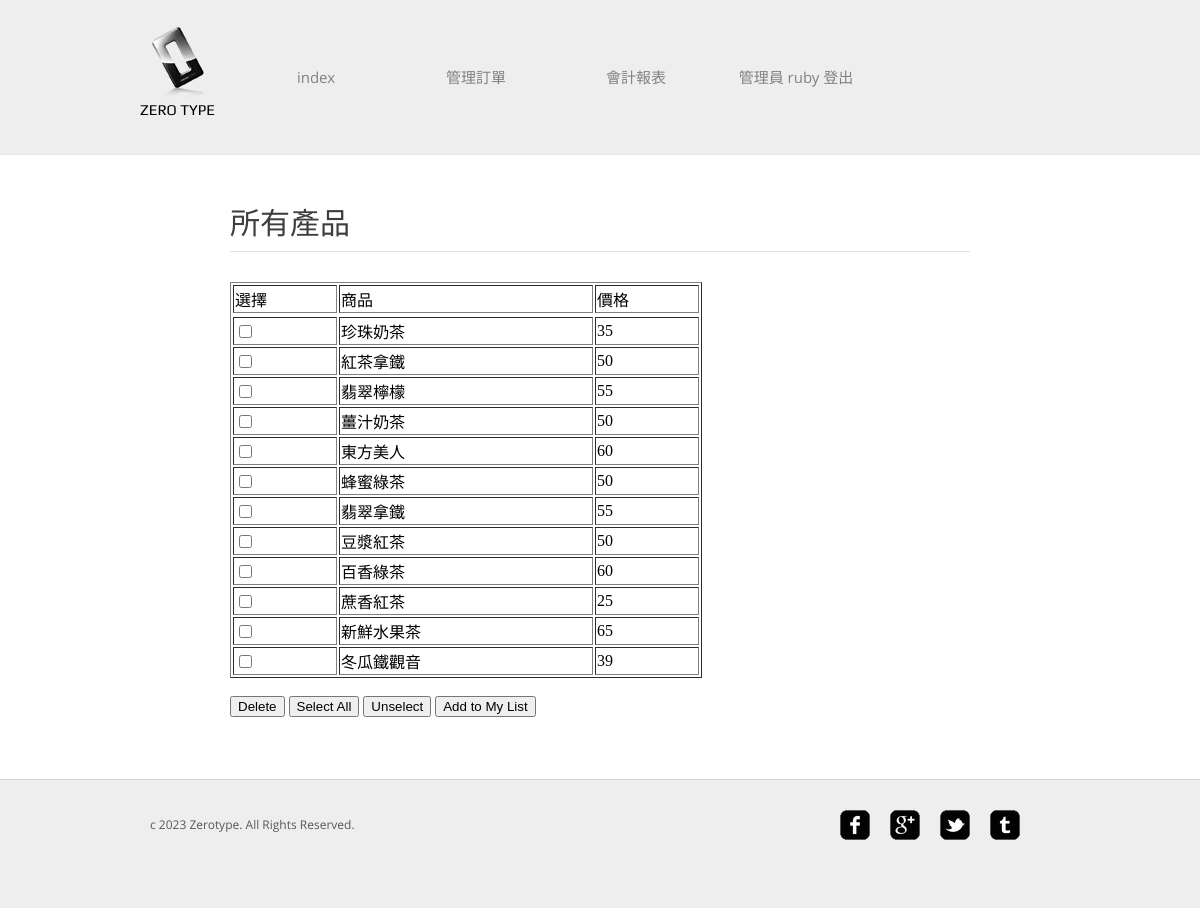
/all_product.php (signed in), run on the app's committed database.
### tables this page shows
CREATE TABLE `product` (
  `id` int(11) NOT NULL,
  `product_name` varchar(50) NOT NULL,
  `product_price` int(10) NOT NULL,
  `product_sum` int(10) NOT NULL
);

### all_product.php (the view, shortened to what this page needs)
<?php
include('head.php');
?>
<head></head>
<body>
<div id="about">
	<h1>所有產品</h1>
<table border="1">
<form action="do_product.php" method="post" name="form">
<tr>
	<td width="100px">選擇</td>
	<td width="250px">商品</td>
	<td width="100px">價格</td>
</tr>
<tr>
<?php
$sql="SELECT * FROM `product`";
$result=mysql_query($sql);
while($row=mysql_fetch_assoc($result)){
	echo "<tr>";
	echo "<td><input type=\"checkbox\" name=\"id[]\" value=\"" . $row["id"] . "\"/></td>";
	echo "<td>".$row['product_name']."</td>";
	echo "<td>".$row['product_price']."</td>";
	echo "</tr>";
}
?>
</tr>
</table>
<br>
<button type="submit" name="DelData" value="0">Delete</button>
<button type="button" id="delall" value="Select All" onClick="do_this_all()" />Select All</button>
<button type="button" id="undelall" value="Unselect" onClick="undo_this_all()" />Unselect</button>
<button type="submit" name="addToList" value="1">Add to My List</button>
</div>
</body>
<?php
include('FOOTER.php');
?>

### css/style.css (style rules this page uses)
body { background-color: #fff; font-family: 'OpenSans'; margin: 0; }
h1 { color: #3e3e3e; font-size: 30px; font-weight: normal; line-height: 30px; margin: 0 0 30px; }
#about { width: 740px; margin: 0 auto; font-family: Microsoft JhengHei; }
#about h1, .section h1 { border-bottom: 1px solid #e0e0e0; padding-bottom: 12px; font-family: Microsoft JhengHei; }

### data on the page
product: product_name "珍珠奶茶", product_price "35"
product: product_name "紅茶拿鐵", product_price "50"
product: product_name "翡翠檸檬", product_price "55"
product: product_name "薑汁奶茶", product_price "50"
product: product_name "東方美人", product_price "60"
product: product_name "蜂蜜綠茶", product_price "50"
product: product_name "翡翠拿鐵", product_price "55"
product: product_name "豆漿紅茶", product_price "50"
product: product_name "百香綠茶", product_price "60"
product: product_name "蔗香紅茶", product_price "25"
product: product_name "新鮮水果茶", product_price "65"
product: product_name "冬瓜鐵觀音", product_price "39"

### other printed values
$_SESSION["adm_user"] "ruby"
